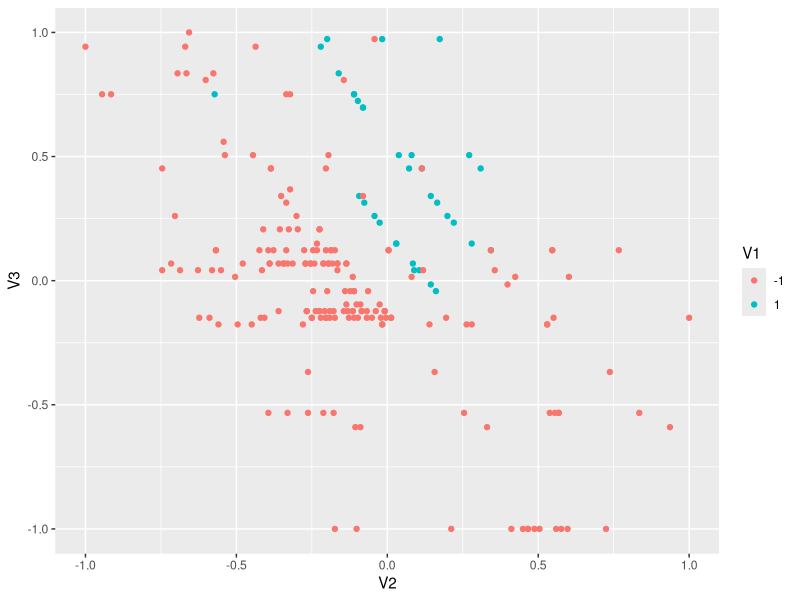
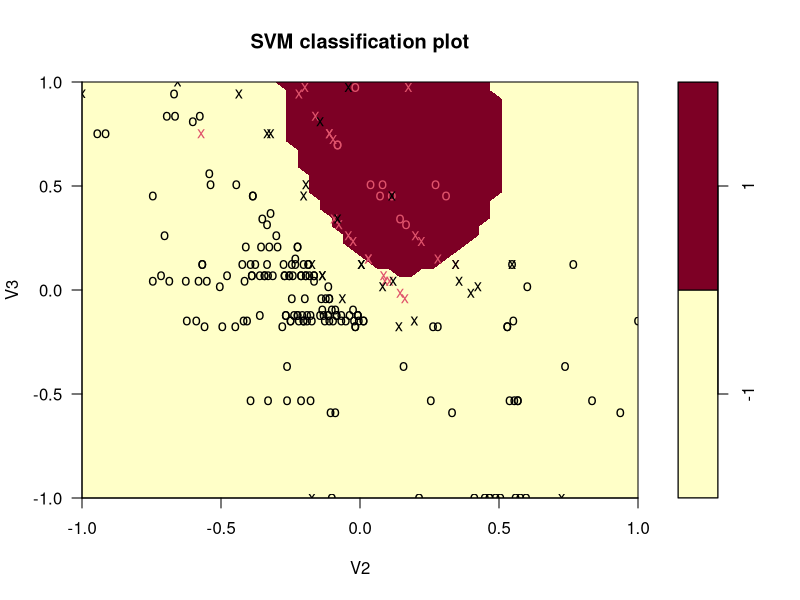
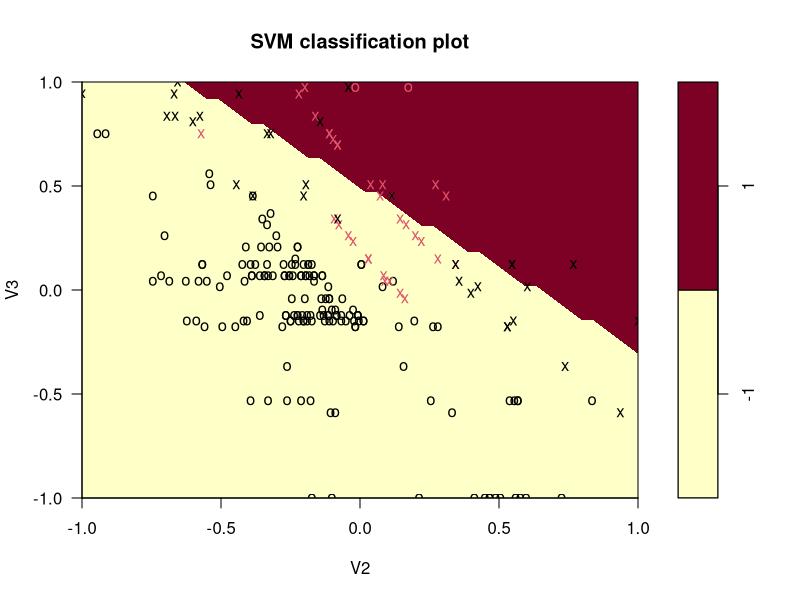
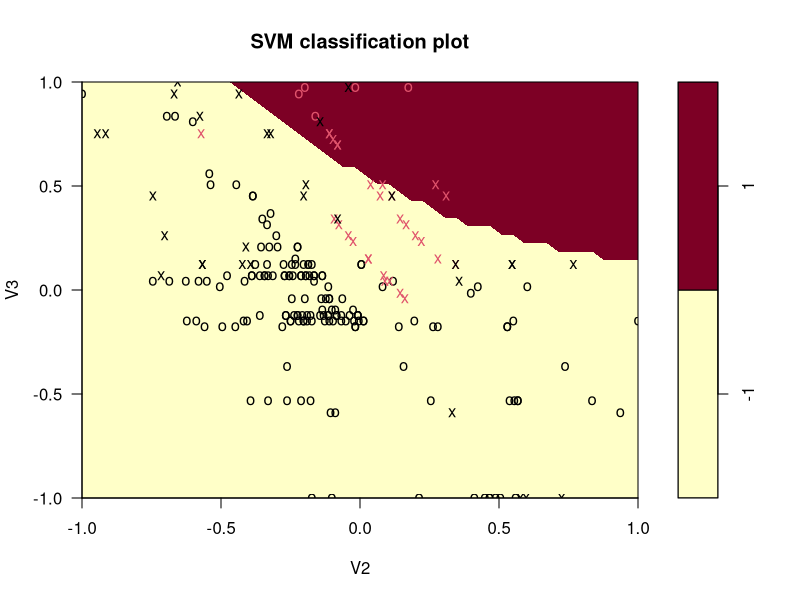
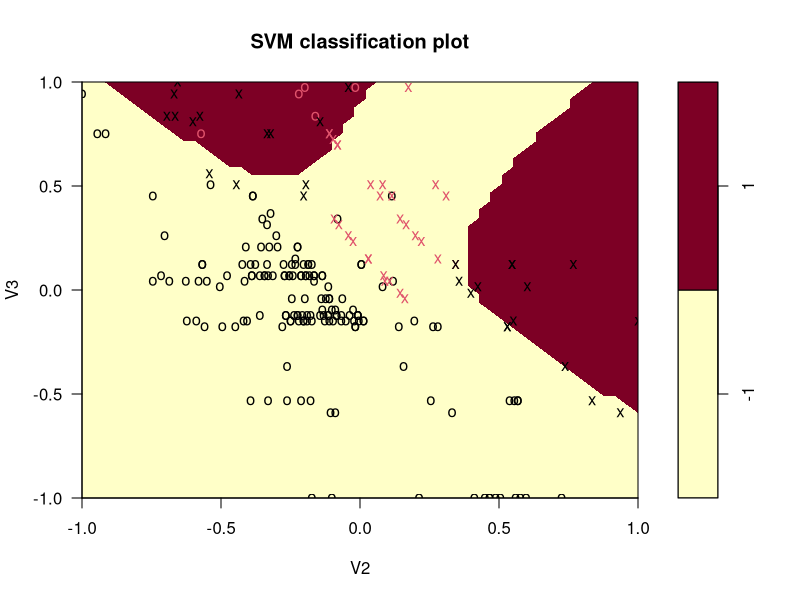
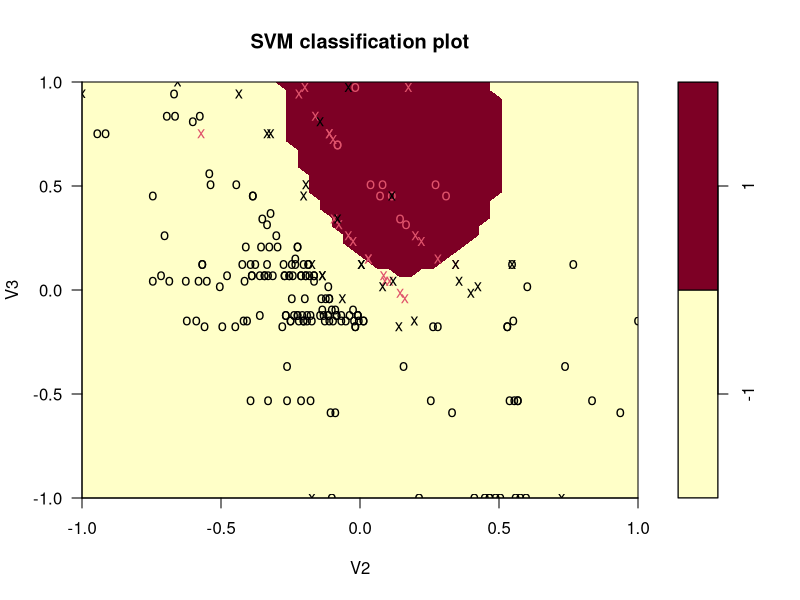
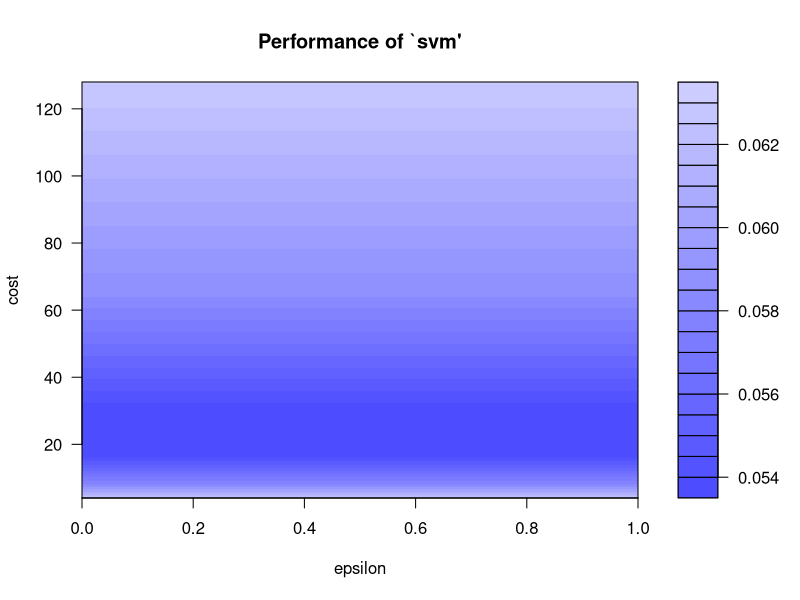
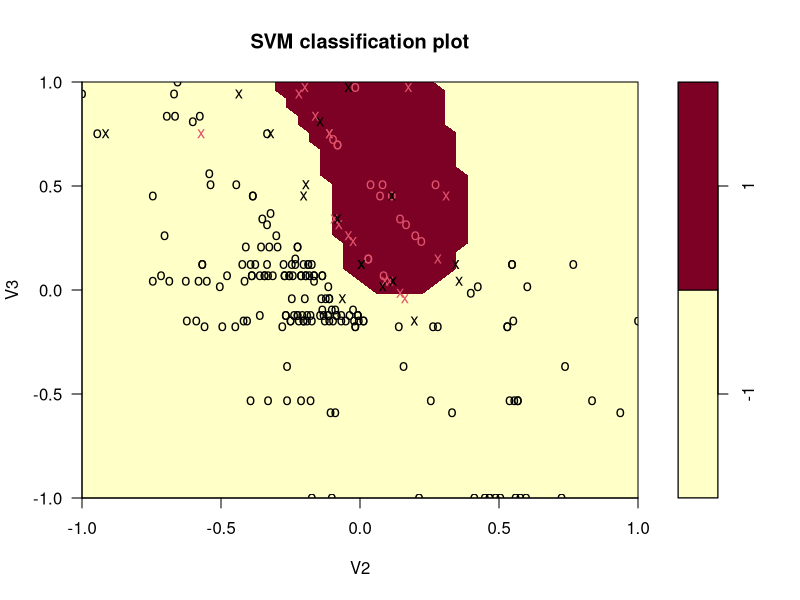

Source code (R) for these figures, in order:
data<-read.csv("formability.csv",FALSE, ",")
str(data)
data$V1<-as.factor(data$V1)
str(data)
library(ggplot2)
qplot(V2,V3,data=data,color=V1)
library(e1071)
mymodel<-svm(V1~.,data=data)
summary(mymodel)
plot(mymodel,data=data, V3~V2)
#prediction using the model we built
pred<-predict(mymodel,data)
tab<-table(Predicted=pred,Actual=data$V1)
tab
sum(diag(tab)/sum(tab))
#linear Kernel
mymodel<-svm(V1~.,data=data, kernel="linear")
summary(mymodel)
plot(mymodel,data=data, V3~V2)
#prediction using the model we built
pred<-predict(mymodel,data)
tab<-table(Predicted=pred,Actual=data$V1)
tab
sum(diag(tab)/sum(tab))
#polynomial kernel
mymodel<-svm(V1~.,data=data, kernel="polynomial")
summary(mymodel)
plot(mymodel,data=data, V3~V2)
#prediction using the model we built
pred<-predict(mymodel,data)
tab<-table(Predicted=pred,Actual=data$V1)
tab
sum(diag(tab)/sum(tab))
#sigmoid kernel
mymodel<-svm(V1~.,data=data, kernel="sigmoid")
summary(mymodel)
plot(mymodel,data=data, V3~V2)
#prediction using the model we built
pred<-predict(mymodel,data)
tab<-table(Predicted=pred,Actual=data$V1)
tab
sum(diag(tab)/sum(tab))
#radial basis function kernel
mymodel<-svm(V1~.,data=data)
summary(mymodel)
plot(mymodel,data=data, V3~V2)
#prediction using the model we built
pred<-predict(mymodel,data)
tab<-table(Predicted=pred,Actual=data$V1)
tab
sum(diag(tab)/sum(tab))
#fine tune the model
set.seed(123)
tmodel<-tune(svm,V1~.,data=data,ranges=list(epsilon=seq(0,1,0.1),cost=2^(2:7)))
plot(tmodel)
summary(tmodel)
#choosing the best model for classification
mymodel<-tmodel$best.model
summary(mymodel)
plot(mymodel,data=data,V3~V2)
#confusion matrix
pred<-predict(mymodel,data)
tab<-table(Predicted=pred,Actual=data$V1)
tab
accuracy<-sum(diag(tab)/sum(tab))
accuracy
#ENd

